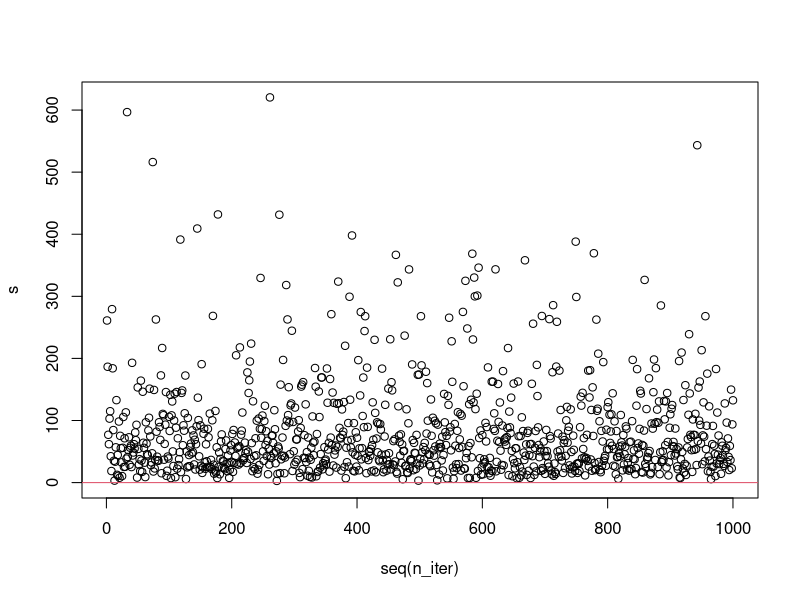
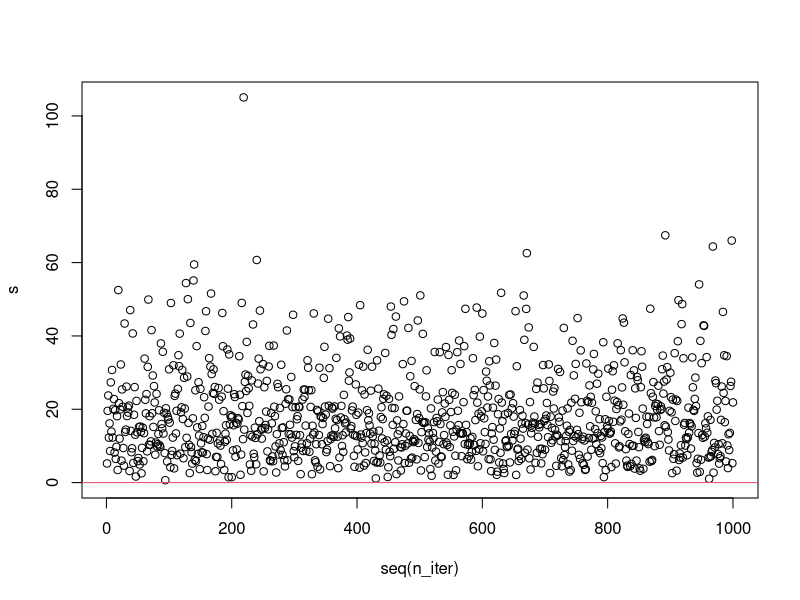

Write the R code that produced these figures, in order.
## ---- chunk 1
# generate data from normal distribution which has some relation

d <- 5
n_sample <- 100
X <- matrix(rep(n_sample*d,0),n_sample,d)
x <- rnorm(n_sample,3,3)
for(i in 1:d){
  if(i == 1){
    X[,i] <- x
  }else{
    X[,i] <- x + rnorm(n_sample,0,3)
  }
}

# make covariance matrix
M <- cov(X)
M
## ---- chunk 2
# check covariance matrix has the features of positive-definite matrix

M - t(M) # should be zero matrix

eigen.M <- eigen(M)
eigen.val <- eigen.M[[1]]
eigen.vec <- eigen.M[[2]]

eigen.val > 0 # all values should be TRUE
round(t(eigen.vec) %*% eigen.vec,8) # should be identity matrix
## ---- chunk 3

n_iter <- 1000
v <- matrix(rep(d*n_iter,0),n_iter,d)
s <- rep(n_iter,0)
for(i in 1:1000){
  v[i,] <- rnorm(d)
  s[i] <- t(v[i,]) %*% M %*% v[i,]
}
plot(seq(n_iter),s,ylim=c(0,max(s)))
abline(h=0,col=2)
range(s)

## ---- chunk 4
# generate a diagonal matrix
D <- diag(runif(d,1,5))
D
## ---- chunk 5
# make a rotation matrix
R <- matrix(rnorm(d^2),d,d)
R2 <- eigen(R+t(R))[[2]]
R2
Y <- R2 %*% D %*% solve(R2)
Y

round(Y - t(Y),8)
## ---- chunk 6
# matrix Y has the same eigen values with matrix D

eigen(D)[[1]]
eigen(Y)[[1]]

# check matrix Y2 has the features ofpositive-definite matrix

n_iter <- 1000
v <- matrix(rep(d*n_iter,0),n_iter,d)
s <- rep(n_iter,0)
for(i in 1:1000){
  v[i,] <- rnorm(d)
  s[i] <- t(v[i,]) %*% Y %*% v[i,]
}
plot(seq(n_iter),s,ylim=c(0,max(s)))
abline(h=0,col=2)
range(s)

